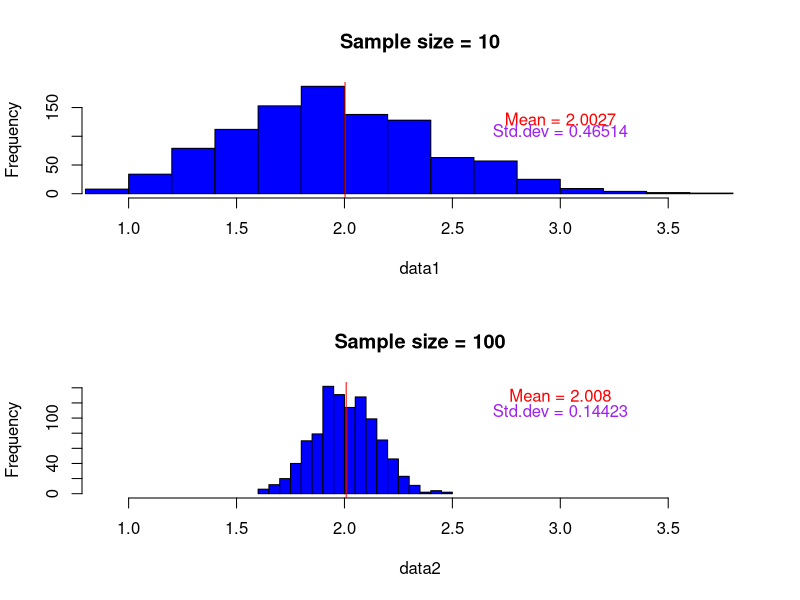

Recreate this plot in R.
## ---- chunk 1
data1<-replicate(1000, mean(rpois(10, 2)))
data2<-replicate(1000, mean(rpois(100, 2)))

par(mfrow=c(2,1))
    
data1.mean<-mean(data1)
data2.mean<-mean(data2)
data1.sd<-sd(data1)
data2.sd<-sd(data2)

lowerlim<-min(data1, data2)
upperlim<-max(data1, data2)

hist(data1, breaks=20, col="blue", xlim=c(lowerlim,upperlim), main=paste("Sample size =", 10))
abline(v=data1.mean, col="red")
text(3,130,paste0("Mean = ", data1.mean), col="red")
text(3,110,paste0("Std.dev = ", round(data1.sd, 5)), col="purple")
hist(data2, breaks=20, col="blue", xlim=c(lowerlim,upperlim), main=paste("Sample size =", 100))
abline(v=data2.mean, col="red")
text(3,130,paste0("Mean = ", data2.mean), col="red")
text(3,110,paste0("Std.dev = ", round(data2.sd, 5)), col="purple")

